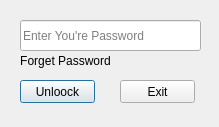
<?xml version="1.0" encoding="UTF-8"?>
<ui version="4.0">
 <class>Dialog</class>
 <widget class="QDialog" name="Dialog">
  <property name="geometry">
   <rect>
    <x>0</x>
    <y>0</y>
    <width>219</width>
    <height>127</height>
   </rect>
  </property>
  <property name="windowTitle">
   <string>Enter Password</string>
  </property>
  <widget class="QPushButton" name="btn_unloock">
   <property name="geometry">
    <rect>
     <x>20</x>
     <y>80</y>
     <width>75</width>
     <height>23</height>
    </rect>
   </property>
   <property name="text">
    <string>Unloock</string>
   </property>
   <property name="autoDefault">
    <bool>false</bool>
   </property>
   <property name="default">
    <bool>true</bool>
   </property>
  </widget>
  <widget class="QPushButton" name="btn_exit">
   <property name="geometry">
    <rect>
     <x>120</x>
     <y>80</y>
     <width>75</width>
     <height>23</height>
    </rect>
   </property>
   <property name="text">
    <string>Exit</string>
   </property>
   <property name="autoDefault">
    <bool>false</bool>
   </property>
  </widget>
  <widget class="QLineEdit" name="input_password">
   <property name="geometry">
    <rect>
     <x>20</x>
     <y>20</y>
     <width>181</width>
     <height>31</height>
    </rect>
   </property>
   <property name="echoMode">
    <enum>QLineEdit::Password</enum>
   </property>
   <property name="alignment">
    <set>Qt::AlignLeading|Qt::AlignLeft|Qt::AlignVCenter</set>
   </property>
   <property name="placeholderText">
    <string>Enter You're Password</string>
   </property>
  </widget>
  <widget class="QPushButton" name="btn_forgget_password">
   <property name="geometry">
    <rect>
     <x>20</x>
     <y>50</y>
     <width>91</width>
     <height>21</height>
    </rect>
   </property>
   <property name="text">
    <string>Forget Password</string>
   </property>
   <property name="autoDefault">
    <bool>false</bool>
   </property>
   <property name="flat">
    <bool>true</bool>
   </property>
  </widget>
  <zorder>btn_unloock</zorder>
  <zorder>btn_exit</zorder>
  <zorder>btn_forgget_password</zorder>
  <zorder>input_password</zorder>
 </widget>
 <resources/>
 <connections/>
</ui>
